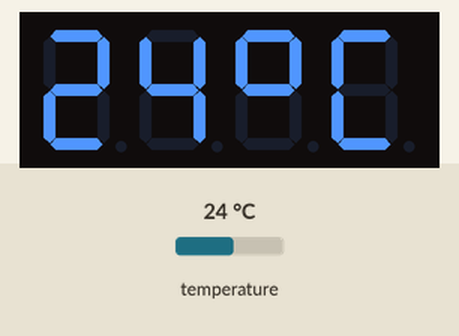
A program run on a simulated MicroPython board. On the bench: 4-digit seven-segment display. Inputs (shaded band) come from the test bench; at power-on: temperature 24 °C. Library files of the repository ran but are not shown: tm1637.py.

Above: at 1.2 s.
1.3 s: temperature set to 12 °C
At 4.4 s:
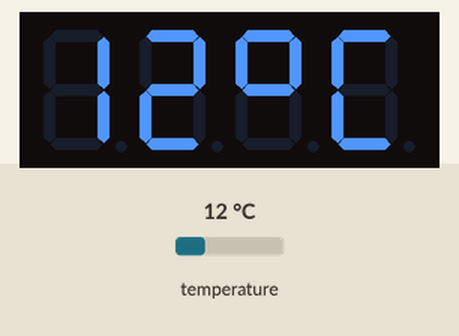
5.0 s: temperature set to 19 °C
At 6.8 s:
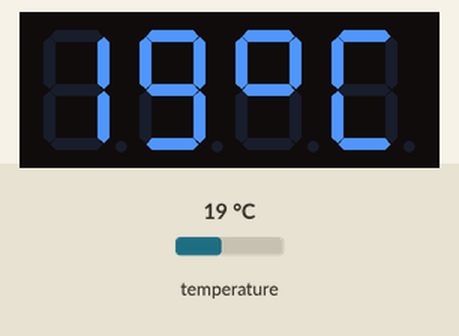
8.6 s: temperature set to 28 °C
At 12.6 s:
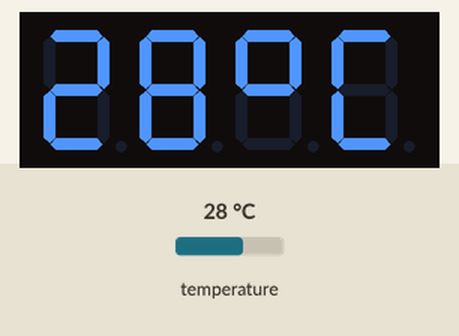
Timing chart, 0 to 14.1 s (numbered marks = the images above; inputs shaded):
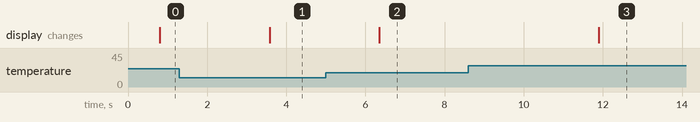

The program:

hotbox.py
```python
"""


tm1637:
CLK -> 16
DIO -> 17

ds18x20:
DAT -> 18
"""


import tm1637, onewire, ds18x20, time
from machine import Pin
from utime import sleep

mydisplay = tm1637.TM1637(clk=Pin(16), dio=Pin(17))


ds_pin = machine.Pin(18)
ds_sensor = ds18x20.DS18X20(onewire.OneWire(ds_pin))

roms = ds_sensor.scan()

if __name__ == "__main__":

    while True:
      ds_sensor.convert_temp()
      time.sleep_ms(750)
      for rom in roms:
        temp = round(ds_sensor.read_temp(rom))
        #print(temp)
        mydisplay.temperature(temp)
      time.sleep(2)
```

Measured:
- after the input at 1.3 s, the display: changes after 2.3 s (image 1)
- after the input at 5.0 s, the display: changes after 1.4 s (image 2)
- after the input at 8.6 s, the display: changes after 3.3 s (image 3)
